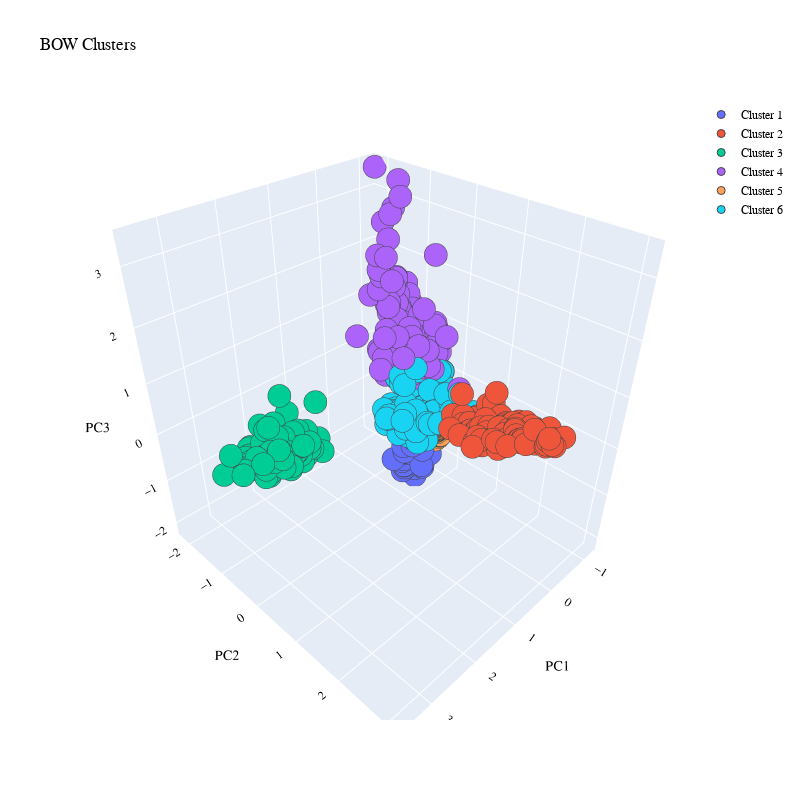

The notebook cell this image was saved under:
### Markdown cell above
Clusters are better visualized in 3d:

### Code cell
# Number of clusters
n_cl = 6
# Principal components to plot
first = 0
second_or_later = 1
third = 2

# KM cluster labels for BOW
kmeans_bow = KMeans(n_clusters=n_cl, random_state=ranseed)
label = kmeans_bow.fit_predict(X_bow)
centers = np.array(kmeans_bow.cluster_centers_)
uniq = np.unique(label)

# Plot first 3 components by cluster in 3d

cluster3d = go.Figure()

for u in uniq:

    cluster3d.add_trace(go.Scatter3d(x=scores_pca_bow[label == u, first], 
                                y=scores_pca_bow[label == u, second_or_later], 
                                z=scores_pca_bow[label == u, third], 
                                mode = 'markers', marker_size = 8, marker_line_width = 1,
                                name = 'Cluster ' + str(u + 1)))


cluster3d.update_layout(width=800, height=800, autosize=True, showlegend=True,
                        title_text='BOW Clusters', 
                   scene=dict(xaxis=dict(title='PC1', titlefont_color='black'),
                                yaxis=dict(title='PC2', titlefont_color='black'),
                                zaxis=dict(title='PC3', titlefont_color='black')),
                   font = dict(family="Gilroy", color='black', size=12))

### Figure 1 — Plotly figure (JSON) as saved in the notebook; plotly's stock layout.template omitted (floating-point values rounded to 4 significant figures; data arrays with more than 128 entries replaced by an {"elided": "..."} marker saying what was removed)
{"data": [{"marker": {"line": {"width": 1}, "size": 8}, "mode": "markers", "name": "Cluster 1", "type": "scatter3d", "x": {"elided": "181 float values"}, "y": {"elided": "181 float values"}, "z": {"elided": "181 float values"}}, {"marker": {"line": {"width": 1}, "size": 8}, "mode": "markers", "name": "Cluster 2", "type": "scatter3d", "x": {"elided": "186 float values"}, "y": {"elided": "186 float values"}, "z": {"elided": "186 float values"}}, {"marker": {"line": {"width": 1}, "size": 8}, "mode": "markers", "name": "Cluster 3", "type": "scatter3d", "x": {"elided": "181 float values"}, "y": {"elided": "181 float values"}, "z": {"elided": "181 float values"}}, {"marker": {"line": {"width": 1}, "size": 8}, "mode": "markers", "name": "Cluster 4", "type": "scatter3d", "x": {"elided": "437 float values"}, "y": {"elided": "437 float values"}, "z": {"elided": "437 float values"}}, {"marker": {"line": {"width": 1}, "size": 8}, "mode": "markers", "name": "Cluster 5", "type": "scatter3d", "x": {"elided": "181 float values"}, "y": {"elided": "181 float values"}, "z": {"elided": "181 float values"}}, {"marker": {"line": {"width": 1}, "size": 8}, "mode": "markers", "name": "Cluster 6", "type": "scatter3d", "x": {"elided": "619 float values"}, "y": {"elided": "619 float values"}, "z": {"elided": "619 float values"}}], "layout": {"autosize": true, "font": {"color": "black", "family": "Gilroy", "size": 12}, "height": 800, "scene": {"xaxis": {"title": {"font": {"color": "black"}, "text": "PC1"}}, "yaxis": {"title": {"font": {"color": "black"}, "text": "PC2"}}, "zaxis": {"title": {"font": {"color": "black"}, "text": "PC3"}}}, "showlegend": true, "title": {"text": "BOW Clusters"}, "width": 800}}
